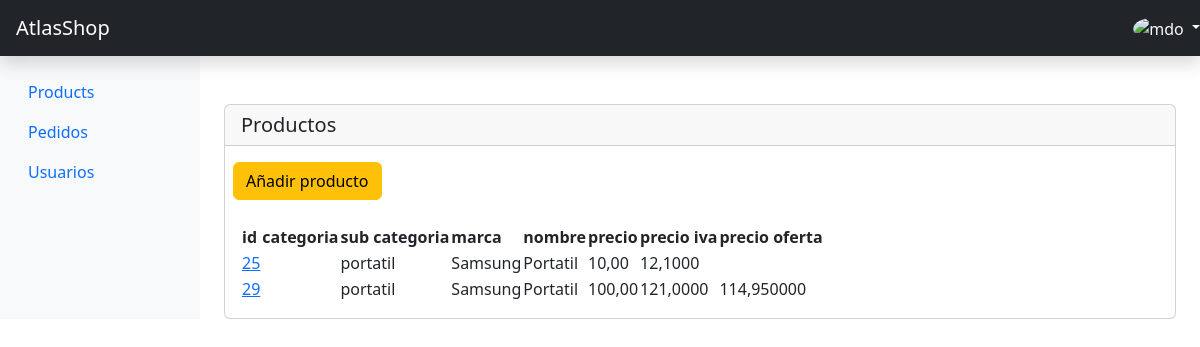
Page /administracion/producto-list (signed in) on the earlier database version.
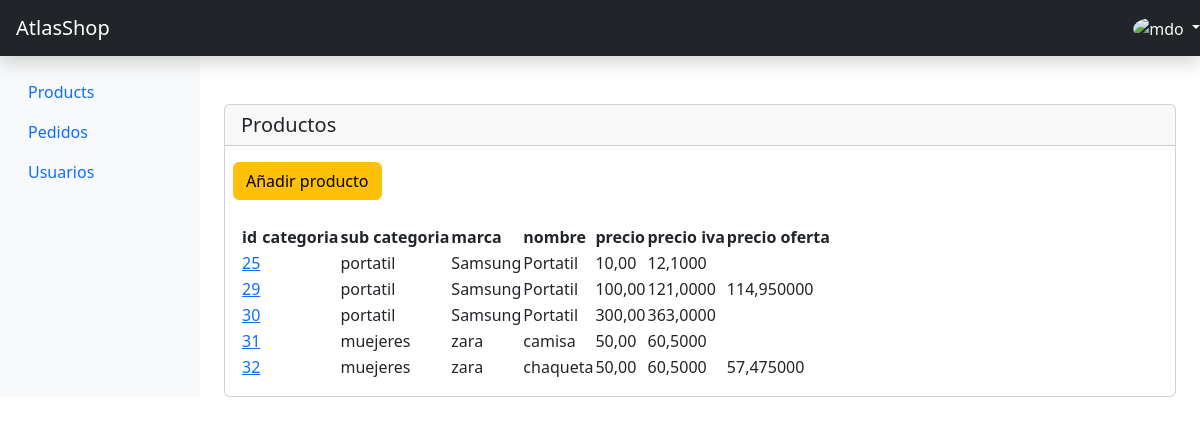
Same page on the later database version.
### main/models.py (models this page shows, shortened)
class Producto(models.Model):
    id = models.AutoField(db_column="id", primary_key=True, verbose_name=_('ID'))
    nombre = models.CharField(max_length=200,  )
    precio = models.DecimalField(default=0.00, decimal_places=2, max_digits=8, validators=[MinValueValidator(0.00)])
    unidades = models.PositiveIntegerField(default=0)
    iva = models.DecimalField(default=0.21, decimal_places=2, max_digits=5, validators=[MinValueValidator(0.00)])
    desccripcion = models.TextField(null=True, blank=True)
    en_oferta = models.BooleanField(default=False)
    porcentaje = models.PositiveSmallIntegerField(default=0, null=True, blank=True)
    subcategoria_id = models.ForeignKey(db_column='sucategoria_id', to=SubCategoria, on_delete=models.CASCADE, related_name='get_SubCategoria_Producto', verbose_name=_("SubCategoria"))
    marca_id = models.ForeignKey(db_column='marca_id', to=Marca, on_delete=models.CASCADE, related_name='get_Marca_Producto', verbose_name=_("Marca"))
    class Meta:
        db_table = "producto"
        verbose_name = "Producto"
        verbose_name_plural ="Productos"

class SubCategoria(models.Model):
    id = models.AutoField(db_column="id", primary_key=True, verbose_name=_('ID'))
    nombre = models.CharField(max_length=20, unique=True)
    categoria_id = models.ForeignKey(db_column='categoria_id', to=Categoria, on_delete=models.CASCADE, related_name='get_Categoria_SubCategoria', verbose_name=_("Categoria"))
    def __str__(self) -> str:
        return self.nombre
    class Meta:
        db_table = "subcategoria"
        verbose_name = "Sub Categoria"
        verbose_name_plural ="Sub Categorias"

class Marca(models.Model):
    id = models.AutoField(db_column="id", primary_key=True, verbose_name=_('ID'))
    nombre = models.CharField(max_length=20, unique=True)
    def __str__(self) -> str:
        return self.nombre
    class Meta:
        db_table = "t_marca"
        verbose_name = "Marca"
        verbose_name_plural ="Marcas"
        constraints = [
            models.UniqueConstraint(name='marca_uk-c', fields=['nombre'])
        ]

### administracion/productoViews.py (the view, shortened to what this page needs)
# urls.py: path('producto-list', ProductoListFilterPageView.as_view(), name='producto_list'),
@class_view_decorator(superuser_required)
class ProductoListFilterPageView(TemplateView):
    template_name='administracion/producto-list.html'
    def contexto(self, request, qsProducto:Producto): #form:formulariofilter
        try:
            for producto_id in qsProducto:
                precio = producto_id.precio  # Precio del producto
                iva = producto_id.iva
                precio_con_iva = Decimal(str(precio)) * (Decimal('1') + Decimal(str(iva)))
                producto_id.precio_con_iva = precio_con_iva
                if producto_id.en_oferta == True:
                    porcentaje = producto_id.porcentaje
                    porcentaje_oferta = Decimal(str(porcentaje)) / Decimal('100')
                    precio_oferta = precio_con_iva  * (Decimal('1') - porcentaje_oferta)
                    producto_id.precio_oferta = precio_oferta
            contexto = dict(
                qsProducto=qsProducto,
            )
            return contexto
        except Exception as Err:
            return Err
    def get(self, request, *args, **kwargs):
        qsProducto = Producto.objects.all()
        contexto = self.contexto(request, qsProducto)
        if request.session.get("add_contexto", None) is not None:
            contexto.update(request.session["add_contexto"])
            del request.session["add_contexto"]
        return render(request, self.template_name, contexto)

### administracion/permisos.py (called while the page is built)
def superuser_required(view_func):
    return user_passes_test(lambda u: u.is_superuser, login_url='administracion:login')(view_func)

### administracion/templates/administracion/producto-list.html (shortened to what this page needs)
{% extends 'administracion/base.html' %}
{% load static %}
{% load i18n %}
{% block link %}
<link rel="stylesheet" href="https://cdnjs.cloudflare.com/ajax/libs/boxicons/2.1.0/css/boxicons.min.css" />
<link rel="stylesheet" href="https://cdnjs.cloudflare.com/ajax/libs/MaterialDesign-Webfont/5.3.45/css/materialdesignicons.css" />
<link rel="stylesheet" href="https://cdn.datatables.net/2.0.8/css/dataTables.dataTables.css" />
{% endblock link %}
{% block content %}
<div class="card mt-5">
  <h5 class="card-header"> Productos</h5>
  <div class="m-2 mt-3">
    <a href="{% url 'administracion:producto_new' %}" class="btn btn-warning">
      Añadir producto
    </a>
  </div>
<div class="card-body">
  <table id="myTable" class="display">
    <thead>
        <tr>
          <th>id</th>
          <th>categoria</th>
          <th>sub categoria</th>
          <th>marca</th>
          <th>nombre</th>
          <th>precio</th>
          <th>precio iva</th>
          <th>precio oferta</th>
        </tr>
    </thead>
    <tbody>
      {% for producto  in qsProducto %}
      <tr>
        <td>
          <a href="{% url 'administracion:producto_edit' key=producto.id %}">
            {{producto.id}}
          </a>
        </td>
        <td>{{producto.categoria_id}}</td>
        <td>{{producto.subcategoria_id}}</td>
        <td>{{producto.marca_id}}</td>
        <td>{{producto.nombre}}</td>
        <td>{{producto.precio}}</td>
        <td>{{producto.precio_con_iva}}</td>
        <td>{{producto.precio_oferta}}</td>
       </tr>
      {% endfor %}
    </tbody>
  </table>
  </div>
</div>
{% endblock content %}

Differences in the rows shown:
added Producto: id "30", subcategoria_id "portatil", marca_id "Samsung", nombre "Portatil", precio "300,00", precio_con_iva "363,0000"
added Producto: id "31", subcategoria_id "muejeres", marca_id "zara", nombre "camisa", precio "50,00", precio_con_iva "60,5000"
added Producto: id "32", subcategoria_id "muejeres", marca_id "zara", nombre "chaqueta", precio "50,00", precio_con_iva "60,5000", precio_oferta "57,475000"
